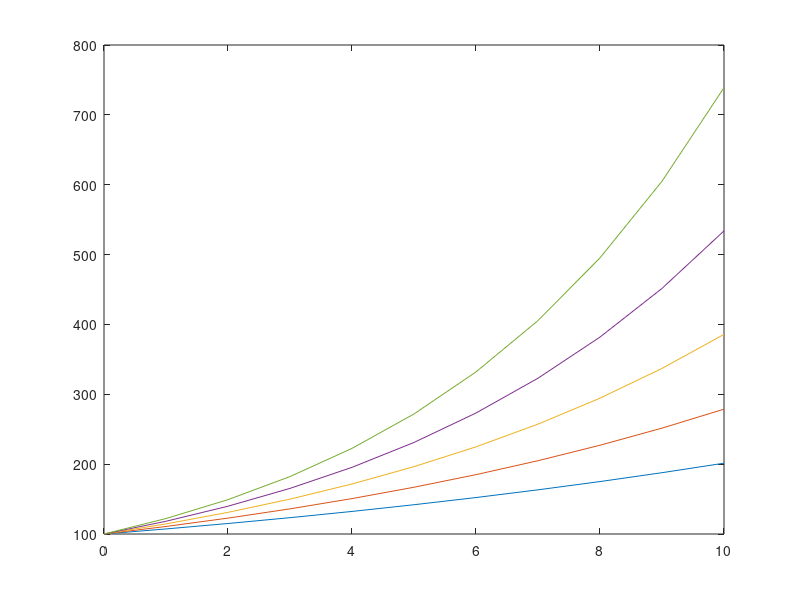

MATLAB code for this plot:
% Code to create an output data structure in advance
clear;
f = @(t,x,r) r*x(1);

N_States = 5;
runs = linspace(.07,.20,N_States);
time_vec = 0:10;
% Create the output array in advance and initialise
y_out = zeros(length(time_vec),N_States);
init_vec = zeros(1,N_States);
init_vec = 100;

for i = 1:N_States
    [t,y] = ode45(f,time_vec,init_vec,odeset,runs(i));
    y_out(:,i) = y;
end

plot(t,y_out);





